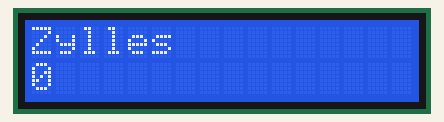
A sketch run on a simulated Arduino Uno, built with avr-gcc and run on an emulated ATmega328P. On the bench: 16×2 character LCD.

Above: at 0.1 s.
At 4.1 s:
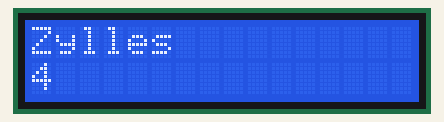
At 9.1 s:
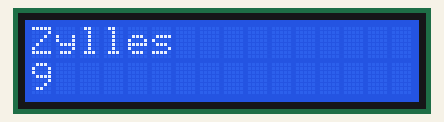
At 19.1 s:
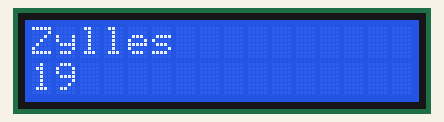
At 28.1 s:
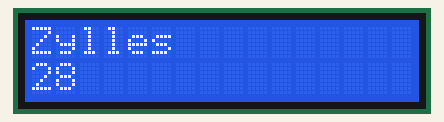
At 38.1 s:
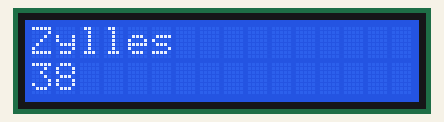

Measured:
- what the display in image 1 shows lasts 1.0 s, from 4.1 s to 5.1 s

The sketch:

lcd-screen.ino
```cpp
// C++ code
#include <LiquidCrystal.h>

int seconds = 0;

LiquidCrystal lcd_1(12, 11, 5, 4, 3, 2);

void setup()
{
  lcd_1.begin(16, 2); // Set up the number of columns and rows on the LCD.

  // Print a message to the LCD.
  lcd_1.print("Zylles");
}

void loop()
{
  // set the cursor to column 0, line 1
  // (note: line 1 is the second row, since counting
  // begins with 0):
  lcd_1.setCursor(0, 1);
  // print the number of seconds since reset:
  lcd_1.print(seconds);
  delay(1000); // Wait for 1000 millisecond(s)
  seconds += 1;
}
```
